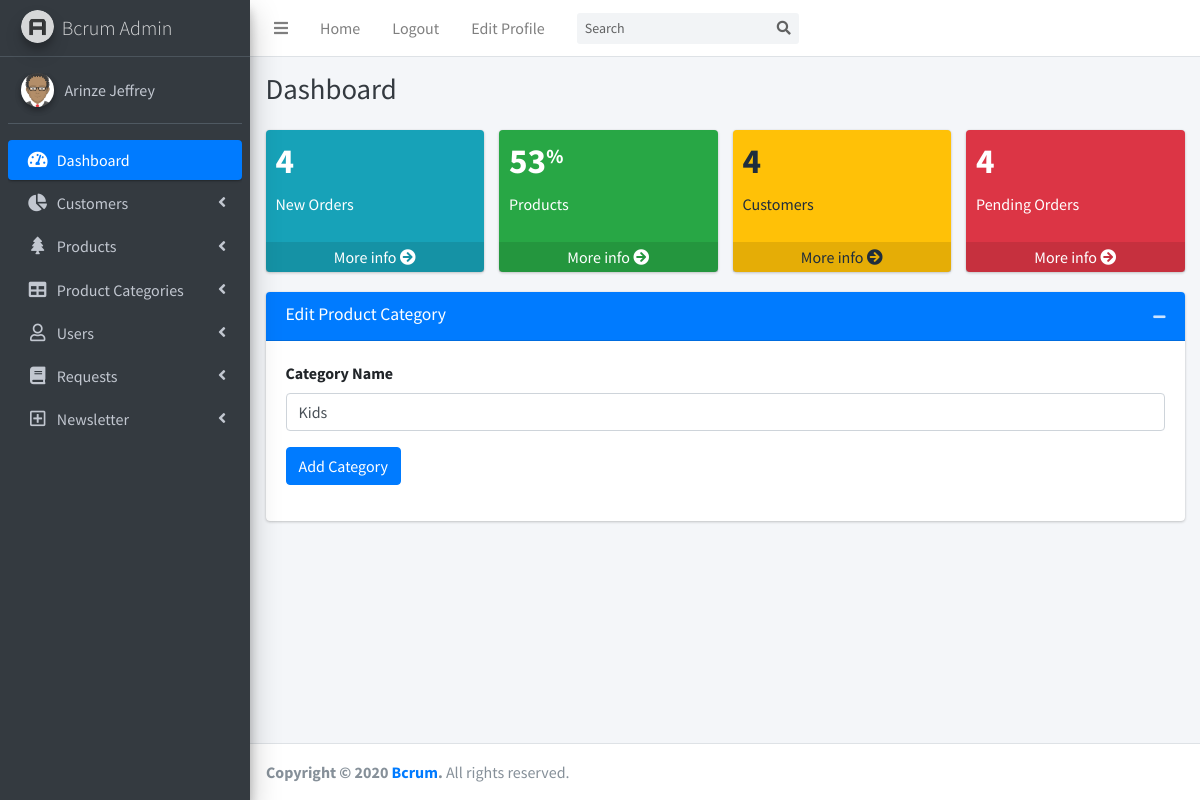
The app's page /admin_editcategory/1/ (signed in) with its own data.
### bcrum/models.py (models this page shows, shortened)
class Users(db.Model, UserMixin):
    id = db.Column(db.Integer, primary_key=True, nullable=False)
    first_name = db.Column(db.String(200))
    last_name = db.Column(db.String(200))
    email = db.Column(db.String(200), unique=True)
    user_role = db.Column(db.String(200), default="customer")
    password = db.Column(db.String(200))
    mobile_number = db.Column(db.String(200))
    address = db.Column(db.String(200))
    order_status = db.Column(db.String(200), default='Pending')
    orders = db.relationship('Order', backref='customer')

class Categories(db.Model):
    id = db.Column(db.Integer, primary_key=True, nullable=False)
    category = db.Column('category', db.Unicode, nullable=False)
    products = db.relationship('Product', backref='category')

### bcrum/routes.py (the view)
@app.route('/admin_editcategory/<int:cat_id>/', methods=['GET', 'POST'])
@login_required
def edit_category(cat_id):
    if current_user.is_authenticated:
        if current_user.user_role != 'admin':
            return redirect(url_for('index'))
    category = Categories.query.filter_by(id=cat_id).first()
    if request.method == 'POST':
        category.category = request.form['category_name']
        db.session.commit()
        flash('Category Updated!', 'success')
        return redirect(url_for('view_all_categories'))
    return render_template('edit_category.html', category=category)

### bcrum/models.py (called while the page is built)
@login_manager.user_loader
def admin(user_id):
    return Users.query.get(int(user_id))

### bcrum/templates/edit_category.html (shortened to what this page needs)
{% extends 'admin_layout.html' %}
{% block contents %}
        <form method='POST' class="col-lg-12">
          <div class="card card-primary">
            <div class="card-header">
              <h3 class="card-title">Edit Product Category</h3>
              <div class="card-tools">
                <button type="button" class="btn btn-tool" data-card-widget="collapse" data-toggle="tooltip" title="Collapse">
                  <i class="fas fa-minus"></i></button>
              </div>
            </div>
            <div class="card-body">
              <div class="form-group">
                <label for="inputName">Category Name</label>
                <input type="text" value="{{category.category}}" name='category_name' id="inputName" class="form-control">
              </div>
                <div class="form-group">
                <input type="submit" value="Add Category" class="btn btn-primary">
              </div>
            </div>
          </div>
        </div>
{% endblock contents %}

### bcrum/templates/admin_layout.html (shortened to what this page needs)
<!DOCTYPE html>
<html>
<head>
  <link rel="stylesheet" href="{{url_for('static', filename='css/fontawesome-free/css/all.min.css')}}">
  <link rel="stylesheet" href="https://code.ionicframework.com/ionicons/2.0.1/css/ionicons.min.css">
  <link rel="stylesheet" href="{{url_for('static', filename='css/tempusdominus-bootstrap-4.min.css')}}">
  <link rel="stylesheet" href="{{url_for('static', filename='css/icheck-bootstrap.min.css')}}">
  <link rel="stylesheet" href="{{url_for('static', filename='css/jqvmap.min.css')}}">
  <link rel="stylesheet" href="{{url_for('static', filename='css/adminlte.min.css')}}">
  <link rel="stylesheet" href="{{url_for('static', filename='css/OverlayScrollbars.min.css')}}">
  <link rel="stylesheet" href="{{url_for('static', filename='css/daterangepicker.css')}}">
  <link rel="stylesheet" href="{{url_for('static', filename='css/summernote-bs4.css')}}">
</head>
<body class="hold-transition sidebar-mini layout-fixed">
<div class="wrapper">
  <nav class="main-header navbar navbar-expand navbar-white navbar-light">
    <ul class="navbar-nav">
      <li class="nav-item">
        <a class="nav-link" data-widget="pushmenu" href="#" role="button"><i class="fas fa-bars"></i></a>
      </li>
      <li class="nav-item d-none d-sm-inline-block">
        <a href="{{url_for('index')}}" class="nav-link">Home</a>
      </li>
      <li class="nav-item d-none d-sm-inline-block">
        <a href="{{url_for('logout')}}" class="nav-link">Logout</a>
      </li>
      <li class="nav-item d-none d-sm-inline-block">
        <a href="{{url_for('edit_profile')}}" class="nav-link">Edit Profile</a>
      </li>
    </ul>
    <form class="form-inline ml-3">
      <div class="input-group input-group-sm">
        <input class="form-control form-control-navbar" type="search" placeholder="Search" aria-label="Search">
        <div class="input-group-append">
          <button class="btn btn-navbar" type="submit">
            <i class="fas fa-search"></i>
          </button>
        </div>
      </div>
    </form>
  </nav>
  <aside class="main-sidebar sidebar-dark-primary elevation-4">
    <a href="index3.html" class="brand-link">
      <img src="{{url_for('static', filename='img/AdminLTELogo.png')}}" alt="AdminLTE Logo" class="brand-image img-circle elevation-3"
           style="opacity: .8">
      <span class="brand-text font-weight-light">Bcrum Admin</span>
    </a>
    <div class="sidebar">
      <div class="user-panel mt-3 pb-3 mb-3 d-flex">
        <div class="image">
          <img src="{{url_for('static', filename='img/avatar.png')}}" class="img-circle elevation-2" alt="User Image">
        </div>
        <div class="info">
        {%if current_user.is_authenticated%}
          <a href="#" class="d-block">{{current_user.first_name}} {{current_user.last_name}}</a>
        {%endif%}
        </div>
      </div>
      <nav class="mt-2">
        <ul class="nav nav-pills nav-sidebar flex-column" data-widget="treeview" role="menu" data-accordion="false">
          <li class="nav-item has-treeview menu-open">
            <a href="{{url_for('view_all_customers')}}" class="nav-link active">
              <i class="nav-icon fas fa-tachometer-alt"></i>
              <p>
                Dashboard
              </p>
            </a>
          </li>
          <li class="nav-item has-treeview">
            <a href="#" class="nav-link">
              <i class="nav-icon fas fa-chart-pie"></i>
              <p>
                Customers
                <i class="right fas fa-angle-left"></i>
              </p>
            </a>
          </li>
          <li class="nav-item has-treeview">
            <a href="#" class="nav-link">
              <i class="nav-icon fas fa-tree"></i>
              <p>
                Products
                <i class="fas fa-angle-left right"></i>
              </p>
            </a>
          </li>
          <li class="nav-item has-treeview">
            <a href="#" class="nav-link">
              <i class="nav-icon fas fa-table"></i>
              <p>
                Product Categories
                <i class="fas fa-angle-left right"></i>
              </p>
            </a>
          </li>
          <li class="nav-item has-treeview">
            <a href="#" class="nav-link">
              <i class="nav-icon far fa-user"></i>
              <p>
                Users
                <i class="fas fa-angle-left right"></i>
              </p>
            </a>
          </li>
          <li class="nav-item has-treeview">
            <a href="#" class="nav-link">
              <i class="nav-icon fas fa-book"></i>
              <p>
                Requests
                <i class="fas fa-angle-left right"></i>
              </p>
            </a>
          </li>
          <li class="nav-item has-treeview">
            <a href="#" class="nav-link">
              <i class="nav-icon far fa-plus-square"></i>
              <p>
                Newsletter
                <i class="fas fa-angle-left right"></i>
              </p>
            </a>
          </li>
        </ul>
      </nav>
    </div>
  </aside>
  <div class="content-wrapper">
    <div class="content-header">
      <div class="container-fluid">
        <div class="row mb-2">
          <div class="col-sm-6">
            <h1 class="m-0 text-dark">Dashboard</h1>
          </div>
          <div class="col-sm-6">
          </div>
        </div>
      </div>
    </div>
    <section class="content">
      <div class="container-fluid">
        <div class="row">
          <div class="col-lg-3 col-6">
            <div class="small-box bg-info">
              <div class="inner">
                <h3>4</h3>
                <p>New Orders</p>
              </div>
              <a href="#" class="small-box-footer">More info <i class="fas fa-arrow-circle-right"></i></a>
            </div>
          </div>
          <div class="col-lg-3 col-6">
            <div class="small-box bg-success">
              <div class="inner">
                <h3>53<sup style="font-size: 20px">%</sup></h3>
                <p>Products</p>
              </div>
              <a href="#" class="small-box-footer">More info <i class="fas fa-arrow-circle-right"></i></a>
            </div>
          </div>
          <div class="col-lg-3 col-6">
            <div class="small-box bg-warning">
              <div class="inner">
                <h3>4</h3>
                <p>Customers</p>
              </div>
              <a href="#" class="small-box-footer">More info <i class="fas fa-arrow-circle-right"></i></a>
            </div>
          </div>
          <div class="col-lg-3 col-6">
            <div class="small-box bg-danger">
              <div class="inner">
                <h3>4</h3>
                <p>Pending Orders</p>
              </div>
              <a href="#" class="small-box-footer">More info <i class="fas fa-arrow-circle-right"></i></a>
            </div>
          </div>
        </div>
        <div class="row">
  {% block contents %}
  {% endblock contents %}
        </div>
      </div>
  </div>
  <footer class="main-footer">
    <strong>Copyright &copy; 2020 <a href="#">Bcrum</a>.</strong>
    All rights reserved.
  </footer>
</body>
</html>

### records on screen
Users: first_name "Arinze", last_name "Jeffrey"
Categories: category_name "Kids"
